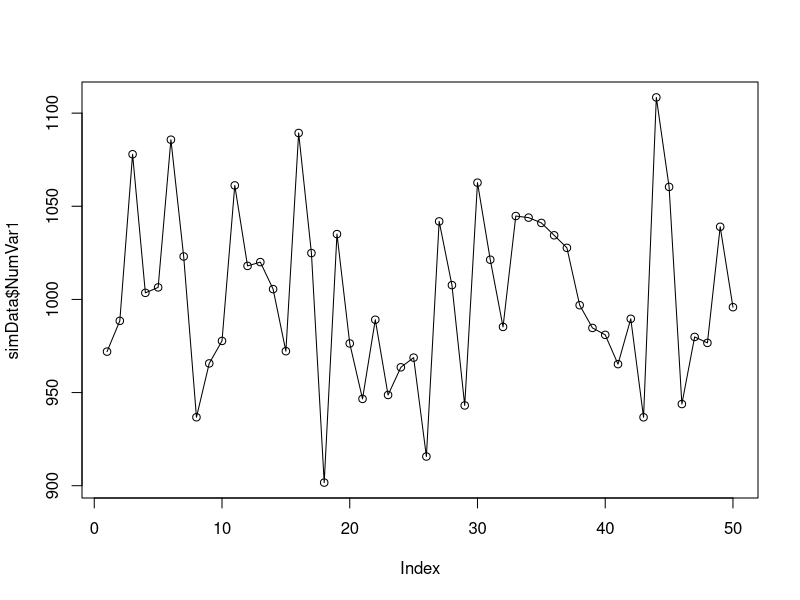
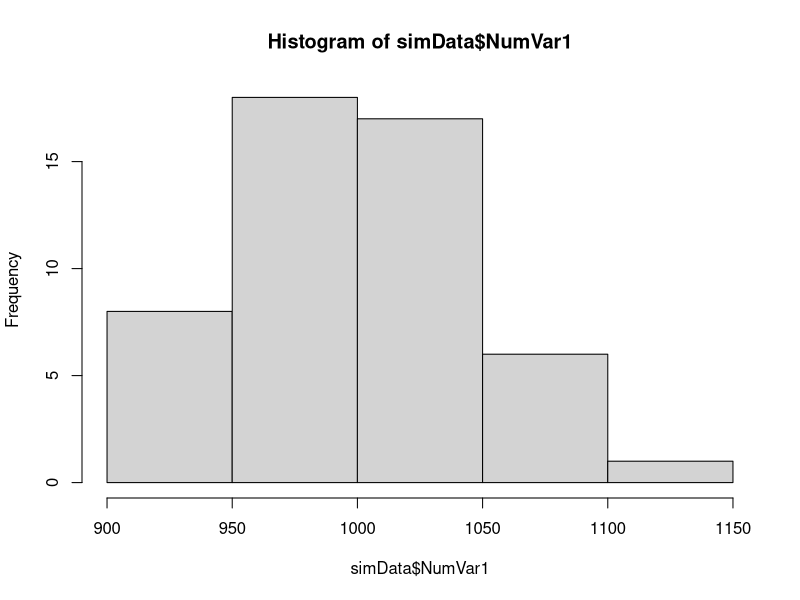
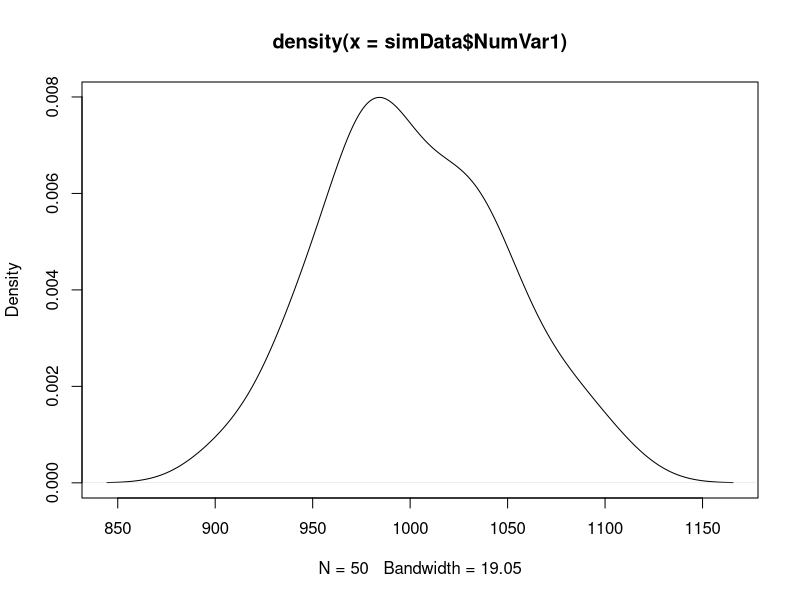
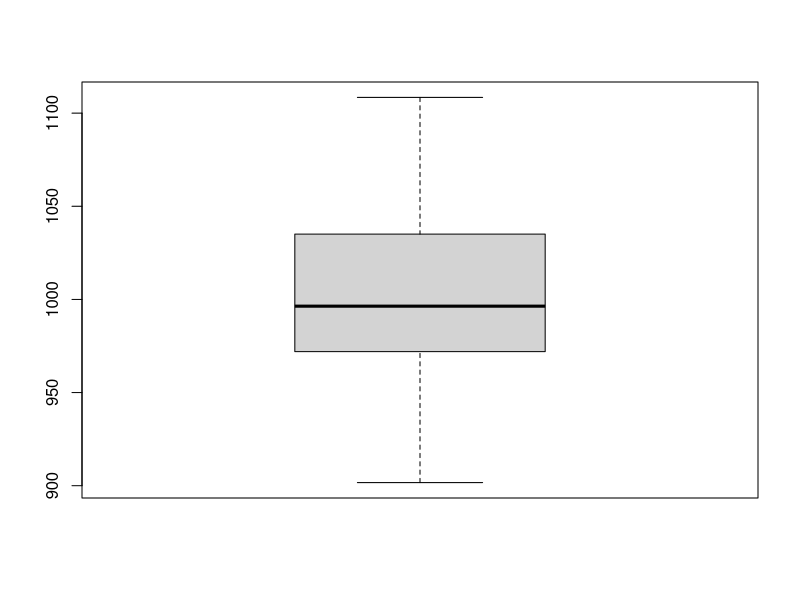
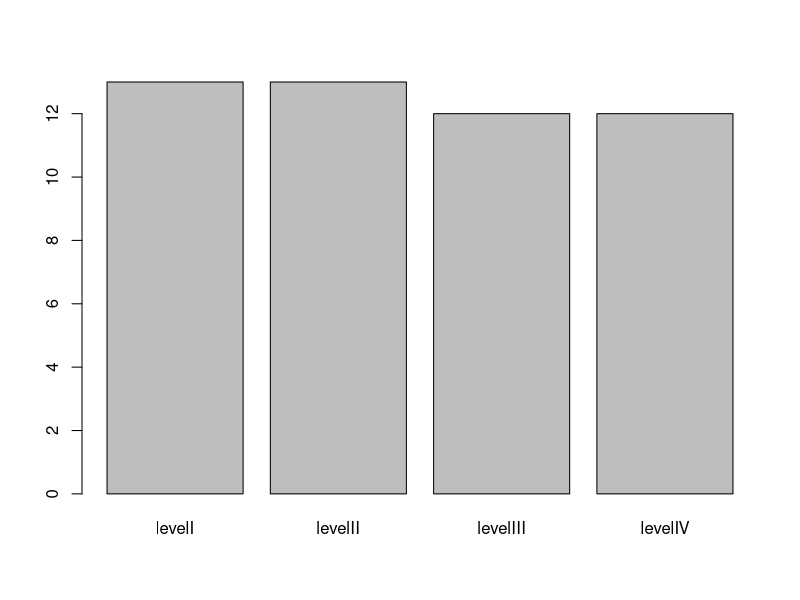
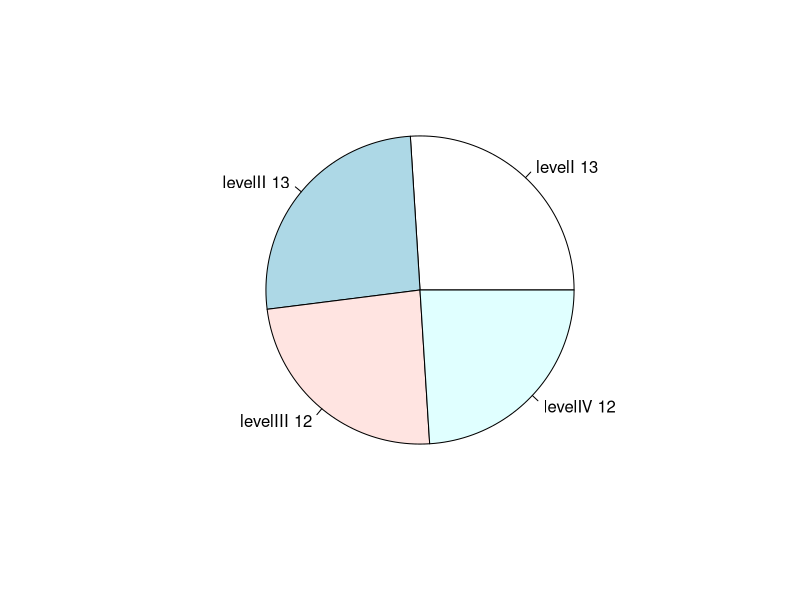
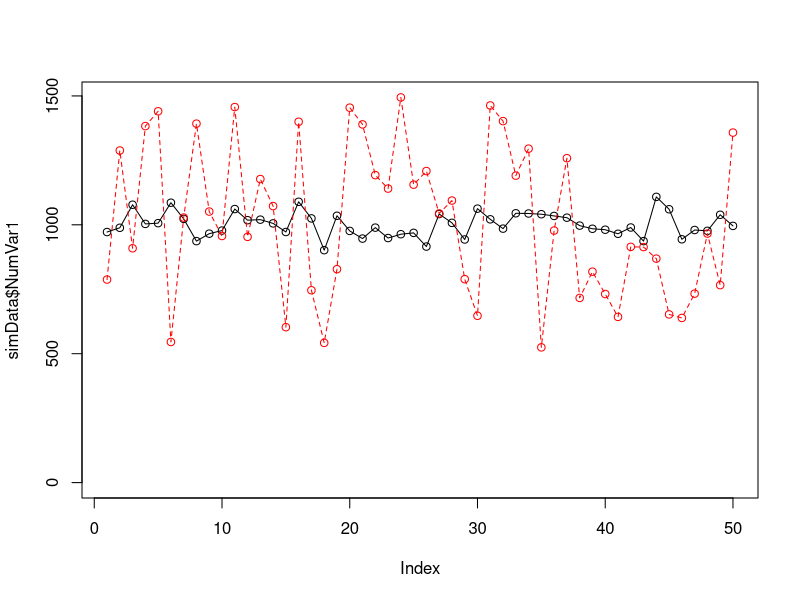
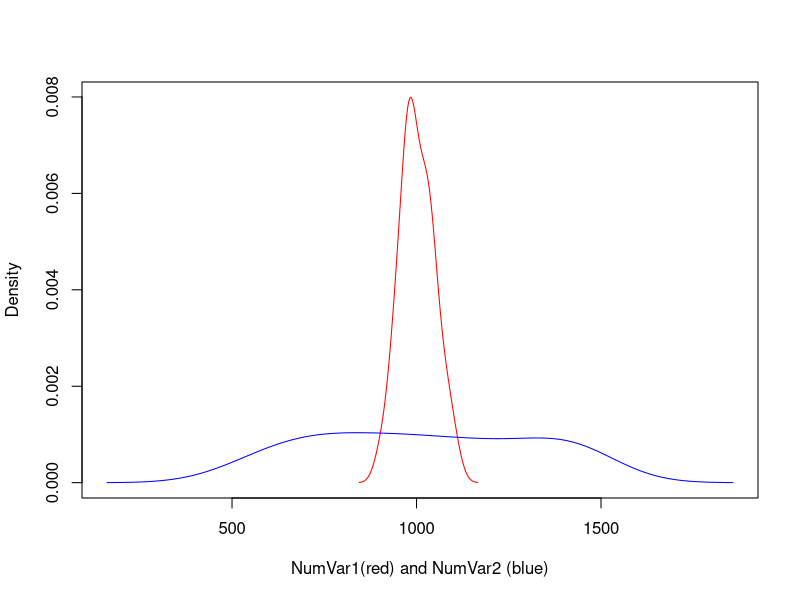

The R source for these figures, in order:
## ---- chunk 1

## Simulate some data

## 3 Factor Variables
FacVar1=as.factor(rep(c("level1","level2"),25))
FacVar2=as.factor(rep(c("levelA","levelB","levelC"),17)[-51])
FacVar3=as.factor(rep(c("levelI","levelII","levelIII","levelIV"),13)[-c(51:52)])

## 4 Numeric Variables
set.seed(123)
NumVar1=round(rnorm(n=50,mean=1000,sd=50),digits=2) ## Normal distribution
set.seed(123)
NumVar2=round(runif(n=50,min=500,max=1500),digits=2) ## Uniform distribution
set.seed(123)
NumVar3=round(rexp(n=50,rate=.001)) ## Exponential distribution
NumVar4=2001:2050

simData=data.frame(FacVar1,FacVar2,FacVar3,NumVar1,NumVar2,NumVar3,NumVar4)

## ---- chunk 2
plot(simData$NumVar1,type="o") ## Index plot, 'type="o"'adds the line connecting each data point, 'plot("dataset")' is one of the most common of RMardown code for graphing a numeric variable dataset
## ---- chunk 3
hist(simData$NumVar1) ## Histogram, replacing 'plot' with 'hist' using the same data set will create a Histogram instead of a data plot graph
## ---- chunk 4
plot(density(simData$NumVar1)) ## Kernel density plot: adding '(denisty("dataset"))' to data plot will create a Kernel density play,used to see a distribution of a variable 
## ---- chunk 5
boxplot(simData$NumVar1) ## box plot: adding 'box' ouside of plot on a plot graph will create a box chart, used to visualize 25-75% distribution and also the remaining distribution extremes
## ---- chunk 6
plot(simData$FacVar3) ## bar plot: stickig to the plot style but using a data set with factor variables will automatically create the most logical graph with is a bar plot
## ---- chunk 7
## pie chart - Not the best graph --- use with caution
counts=table(simData$FacVar3) ## get counts: this seaches the dataset for how many variables it is using
labs=paste(simData$FacVar3,counts)## create labels: this will take the names of the variables and attach them to each variable from 'counts'
pie(counts,labels=labs) ## plot: this will plot the pie chart using the variables from 'counts' and display the lables from 'labs'
## ---- chunk 8
plot(simData$NumVar1,type="o",ylim=c(0,max(simData$NumVar1,simData$NumVar2)))## index plot with one variable: creates a normal lined plot chart but extendes the y limit to fit another data set as well
lines(simData$NumVar2,type="o",lty=2,col="red")## add another variable: addes the second dataset over the first one and colors it red
## ---- chunk 9
## Density plots
dv1=density(simData$NumVar1) 
dv2=density(simData$NumVar2) ##these assign each density chart to a variable 'dv1, dv2'
plot(range(dv1$x, dv2$x),range(dv1$y, dv2$y), type = "n", xlab = "NumVar1(red) and NumVar2 (blue)",ylab = "Density") ##this plots each density chart on one graph and identifies each line with a color in the x axis and marks density on the y axis
lines(dv1, col = "red")
lines(dv2, col = "blue") ## these change each density plot to a designated color
## ---- chunk 10
plot(simData$NumVar1,simData$NumVar2) ## scatterplots: this is a simple scatterplot, just use the plot function and use two numeric variable sets seperated with a comma
## ---- chunk 11
plot(table(simData$FacVar2,simData$FacVar3)) ## Mosaic plot: using the plot function and adding 'table("datasets")' to it while using two factor variable sets seperated by a comma, this compares relationships amoung all the variables
## ---- chunk 12
## barplots
bartable=table(simData$FacVar2,simData$FacVar3) ## get the cross tab: this grabs the data sets identifies all the points, 'bartable' will be used for the next as a variable for the next two graphs as well
barplot(bartable,beside=TRUE, legend=levels(unique(simData$FacVar2))) ## plot: this plots 'bartable' placing each variable in a set next to each other('beside=TRUE') and creates a legend using the dataset to identify each bar and relate it
## ---- chunk 13
barplot(bartable, legend=levels(unique(simData$FacVar2))) ## stacked: simial to the last barplot but it stacks the variables, note no 'beside=TRUE' is the only difference
## ---- chunk 14
barplot(prop.table(bartable,2)*100, legend=levels(unique(simData$FacVar2))) ## stacked 100%: also similar to the last one but sets the variables out of 100% ['prop.table(variable,index margin)']
## ---- chunk 15
## Box plots for the numeric variable over the levels of the factor variable
plot(simData$FacVar1,simData$NumVar1)  ## simply using a data set of factor variables and numeric variables will create a box plot comparing each factor variable
## ---- chunk 16
## density plot of numeric variables across multiple levels of the factor variables
level1=simData[simData$FacVar1=="level1",] 
level2=simData[simData$FacVar1=="level2",] ##assigns and names each factor variable dataset to a certain name 'level1, level2'

dv3=density(level1$NumVar1)
dv4=density(level2$NumVar1) ##assigns a density plot from a numeric variable set 'NumVar1' across both variable sets 'level 1,2'

plot(range(dv3$x, dv4$x),range(dv3$y, dv4$y), type = "n", xlab = "NumVar1 at Level1 (red) and NumVar1 at Level2 (blue)",ylab = "Density")
lines(dv3, col = "red")
lines(dv4, col = "blue") ##plots the graph, and marks each axis and colors each data line
## ---- chunk 17
## Mean of one numeric variable over levels of one factor variable
meanagg=aggregate(simData$NumVar1, list(simData$FacVar3), mean) ## using 'aggregate(dataset)' will split the data into subsets, lists 'list()' them according to each factor variable, and finds the mean 'mean' of each numeric veriable in relation to the factor variable

dotchart(meanagg$x,labels=meanagg$Group.1) ## Dot Chart: plots the chart along with labeling the y axis with each factor variable
## ---- chunk 18
barplot(meanagg$x,names.arg=meanagg$Group.1)## Bar plot: using the same variables 'meanagg$x, meanagg$Group.1' but instead of dots, it creates a bar chart. note: this is not an appropriate method for displaying a mean since the bars are too difficult to discern the differences
## ---- chunk 19
par(mfrow=c(1,2)) ##this makes it so both graphs are placed next to each other to help compare easier

bar1table=table(level1$FacVar2,level1$FacVar3)
barplot(bar1table,beside=TRUE, main="FacVar1=level1")

bar2table=table(level2$FacVar2,level2$FacVar3)
barplot(bar2table,beside=TRUE, main="FacVar1=level2", legend=levels(unique(level2$FacVar2))) ##these create two barplots that display the levels or two different factor variables 'FacVar2,3' to another differnet factor variable 'level1,2'
## ---- chunk 20
par(mfrow=c(1,1))
## boxplot of NumVar1 over an interaction of 6 levels of the combination of FacVar1 and FacVar2
boxplot(NumVar1~interaction(FacVar1,FacVar2),data=simData) ##creates a box plot of six boxes, each showing the relation of the numeric variable 'NumVar1' to both factor variables 'FacVar1,2','interaction'is used to find the interaction between the numeric variable and each factor variable
## ---- chunk 21
## Mean of 1 Numeric over levels of two factor vars
meanaggg=aggregate(simData$NumVar1, list(simData$FacVar1,simData$FacVar2), mean)
meanaggg=meanaggg[order(meanaggg$Group.1),]
meanaggg$color[meanaggg$Group.2=="levelA"] = "red"
meanaggg$color[meanaggg$Group.2=="levelB"] = "blue"
meanaggg$color[meanaggg$Group.2=="levelC"] = "darkgreen"  

dotchart(meanaggg$x,labels=meanaggg$Group.2, groups=meanaggg$Group.1,color=meanaggg$color) ## dotchart: similar to the last dot chart displaying a mean, this one takes 'NumVar1' and finds its mean in relation to both 'FacVar1,2' and places it on one graph
## ---- chunk 22
interaction.plot(meanaggg$Group.2,meanaggg$Group.1,meanaggg$x,type="b", col=c(1:2),pch=c(18,24)) ## interaction plot - line plots of means: creates a line chart that also relates the mean of a numeric variable to two factor variables, and places the means at data points with a line connecting each, it is color coded and each data point has a different symbol based on which factor variable it is for
## ---- chunk 23
## some a bar plot
par(mfrow=c(1,2))

level1=meanaggg[meanaggg$Group.1=="level1",]
level2=meanaggg[meanaggg$Group.1=="level2",]

barplot(level1$x,names.arg=level1$Group.2, main="FacVar1=level1")
barplot(level2$x,names.arg=level2$Group.2, main="FacVar1=level2") ##very smilar to the last few graphs and the numeric mean bar chart, but uses one more factor variable, again note this is not ideal for displaying means
## ---- chunk 24
## Scatter plot with color identifying the factor variable
par(mfrow=c(1,1))
plot(simData$NumVar1,simData$NumVar2, col=simData$FacVar1)
legend("topright",levels(simData$FacVar1),fill=simData$FacVar1) ##this plots points from both numeric variables in relation to the factor variable and each factor variable is color coded and uses the legend identify each factor
## ---- chunk 25
## NumVar4 is 2001 through 2050... possibly, a time variable - use that as the x-axis: this places two different numeric variables 'NumVar1,2' on a grid, each one is connected with a line and color coded, both variables are in relation to the third numeric variable 'NumVar4' which is places on the x axis
plot(simData$NumVar4,simData$NumVar1,type="o",ylim=c(0,max(simData$NumVar1,simData$NumVar2)))## join dots with lines

lines(simData$NumVar4,simData$NumVar2,type="o",lty=2,col="red")## add another line
## ---- chunk 26
## Bubble plot - scatter plot of NumVar1 and NumVar2 with individual observations sized by NumVar3: this places numeric data on a grid relating two different numeric variables 'NumVar1,2', while identifying with a third variable 'NumVar3'
radius <- sqrt( simData$NumVar3/ pi ) ##sets the radius of each variable from NumVar3
symbols(simData$NumVar1,simData$NumVar2,circles=radius, inches=.25,fg="white", bg="red", main="Sized by NumVar3")
## ---- chunk 27
pairs(simData[,4:7], col=simData$FacVar1) ##creates a scatter plot of every numeric variable compared to each numeric variable in relation to one factor variable 'FacVar1'
